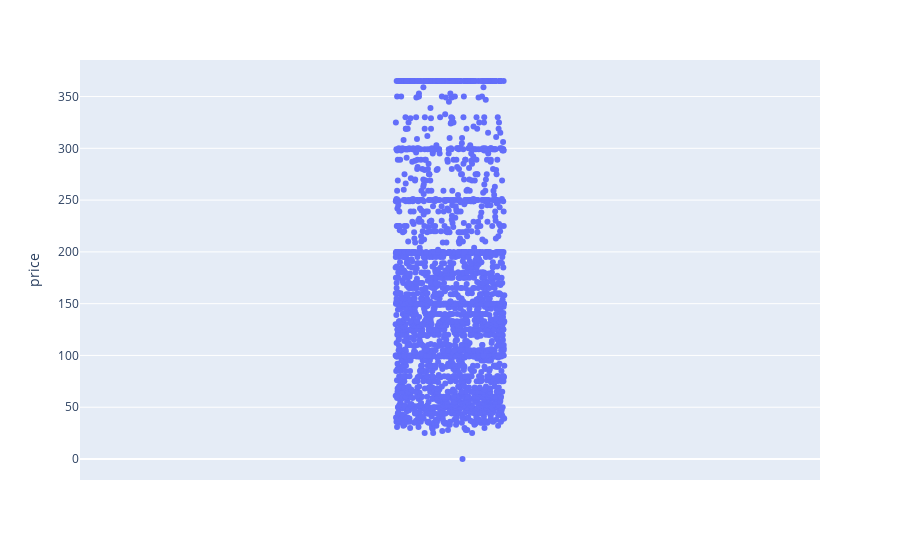

Notebook source saved alongside this figure:
### Markdown cell above
### Look at the final data spread

### Code cell
house_strip2 = px.strip(house, y='price')

house_strip2.show()

### Figure 1 — Plotly figure (JSON) as saved in the notebook; plotly's stock layout.template omitted (floating-point values rounded to 4 significant figures; data arrays with more than 128 entries replaced by an {"elided": "..."} marker saying what was removed)
{"data": [{"alignmentgroup": "True", "boxpoints": "all", "fillcolor": "rgba(255,255,255,0)", "hoveron": "points", "hovertemplate": "price=%{y}<extra></extra>", "legendgroup": "", "line": {"color": "rgba(255,255,255,0)"}, "marker": {"color": "#636efa"}, "name": "", "offsetgroup": "", "orientation": "v", "pointpos": 0, "showlegend": false, "type": "box", "x0": " ", "xaxis": "x", "y": {"elided": "2413 int values"}, "y0": " ", "yaxis": "y"}], "layout": {"autosize": true, "boxmode": "group", "legend": {"tracegroupgap": 0}, "margin": {"t": 60}, "xaxis": {"anchor": "y", "autorange": true, "domain": [0, 1], "range": [-0.5, 0.5], "type": "category"}, "yaxis": {"anchor": "x", "autorange": true, "domain": [0, 1], "range": [-20.28, 385.3], "title": {"text": "price"}, "type": "linear"}}}
